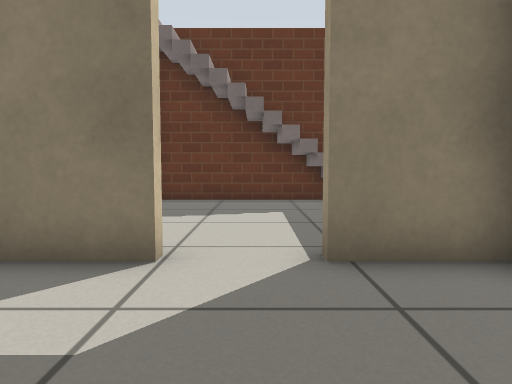
view 1 (above)

12 first-person views from a walk through a robot-simulator world made for Gazebo. The camera is 0.5 m above the floor, tilts 4° down and sees 70° across. The floor is counted in squares, 0.5 m on a side. Each view is taken from the middle of a square. On the plan, view 1 faces up. The plan holds only what a view shows up to about 13 squares ahead; the rest is blank. Simple patterns stand in for the simulator's built-in surfaces.

view 2
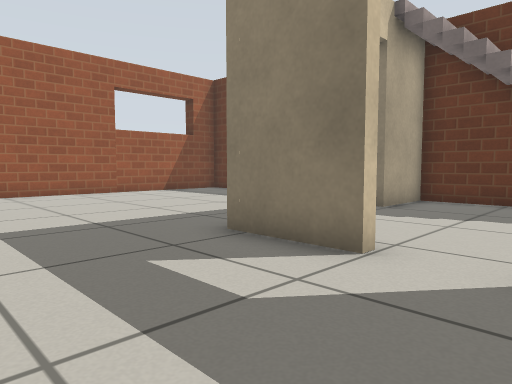

view 3
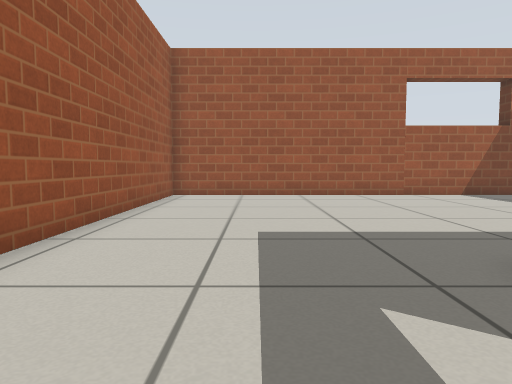

view 4
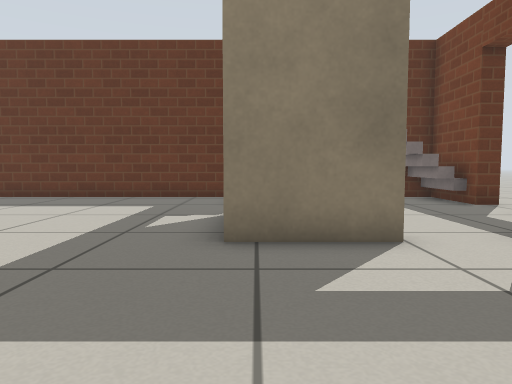

view 5
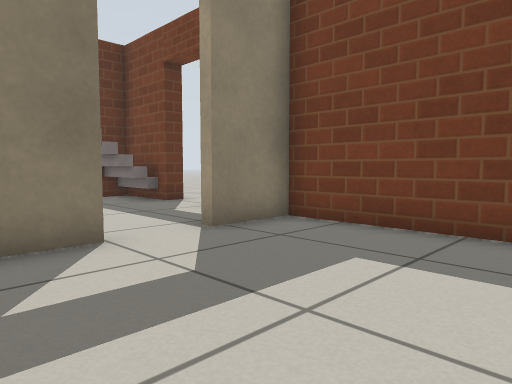

view 6
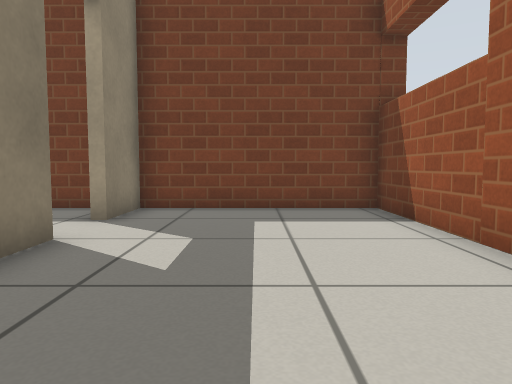

view 7
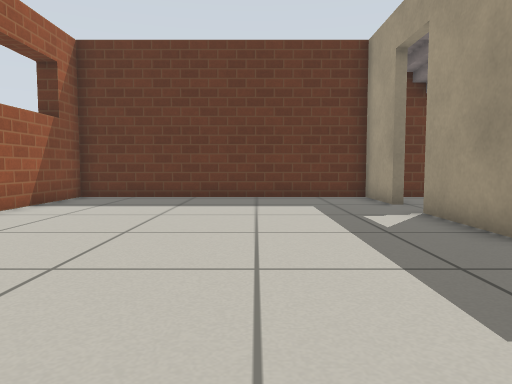

view 8
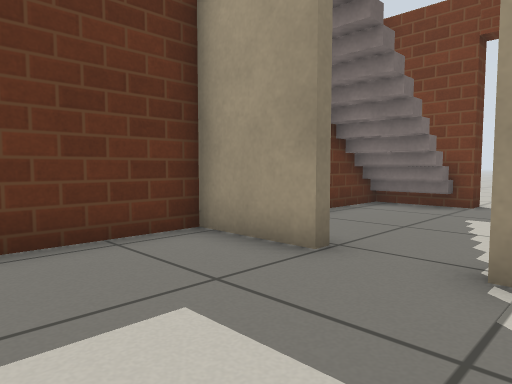

view 9
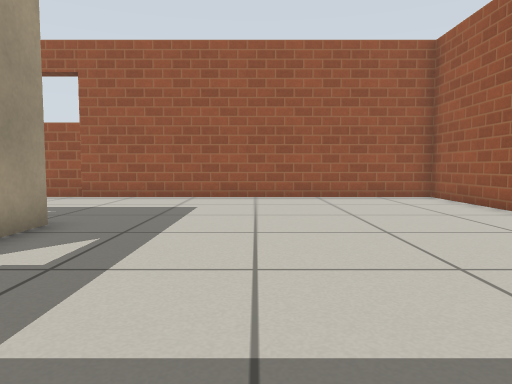

view 10
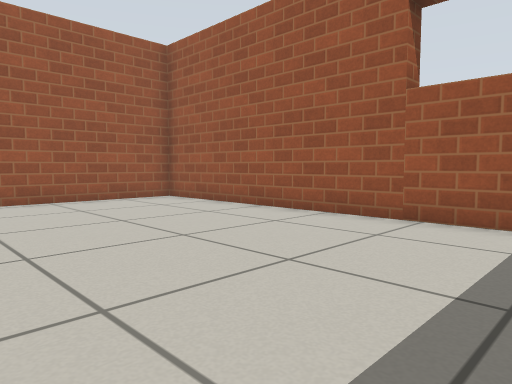

view 11
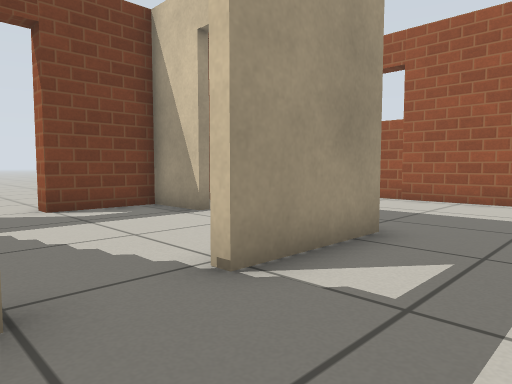

view 12
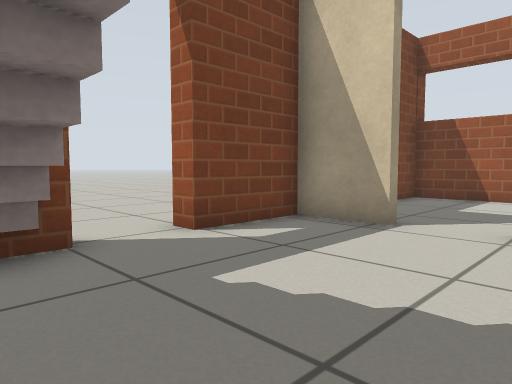

### Floor plan
Ten units are one square. View 1 is at (0, 0); x grows to the right and y downward. Boxes are objects, and circles mark ways between rooms. Rooms are numbered by the first view taken in them; rooms with no view inside come last. Other rooms are left out.
<svg viewBox="-132 -114 172 138">
<path fill="none" stroke="#000" d="M-10 -38 -34 -38 -34 -69M-34 -86 -34 -109 -127 -109 -127 19 27 19 27 -38 6 -38M27 -86 27 -95M-31 -95 -31 -86M6 -41 27 -41 27 -68M27 -109 -31 -109"/>
<rect x="-5" y="-105" width="10" height="10" fill="#bbb"><title>grey box</title></rect>
<rect x="5" y="-105" width="10" height="20" fill="#bbb"><title>grey box</title></rect>
<rect x="15" y="-105" width="10" height="20" fill="#bbb"><title>grey box</title></rect>
<rect x="25" y="-105" width="10" height="10" fill="#bbb"><title>grey box</title></rect>
<circle cx="-30" cy="-75" r="3" fill="#2a7"/>
<circle cx="-5" cy="-40" r="3" fill="#2a7"/>
<text x="-60" y="-40">1</text>
<text x="0" y="-80">2</text>
</svg>
Room 1 opens to room 2.

Where each view was taken, in squares from view 1:
view 1: 0 up, 0 right, facing up
view 2: 0 up, 1 right, facing up-left
view 3: 1 up, 0 right, facing left
view 4: 1 down, 3 left, facing up
view 5: 1 down, 3 left, facing up-right
view 6: 1 up, 6 left, facing right
view 7: 1 down, 7 left, facing up
view 8: 6 up, 7 left, facing up-right
view 9: 10 up, 7 left, facing down
view 10: 9 up, 6 left, facing down-left
view 11: 9 up, 6 left, facing down-right
view 12: 10 up, 2 left, facing down-right
